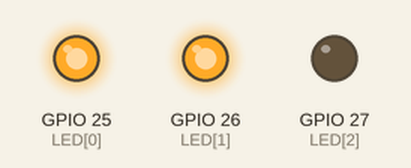
This sketch was run on a simulated ESP32. On the bench: output pins drawn as LEDs (lit = HIGH).

Above: at 0.3 s.
At 1.35 s:
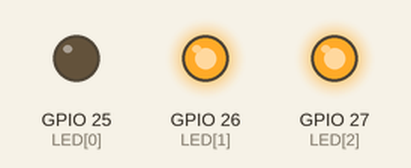
At 1.6 s:
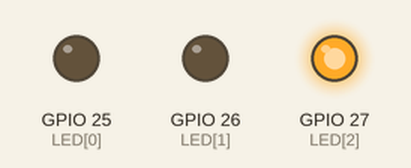
At 2.65 s:
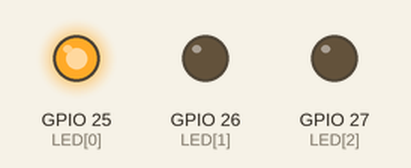
At 3.5 s:
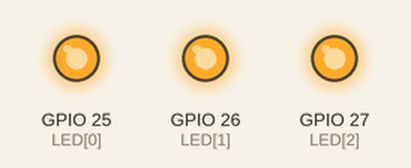
At 4.8 s:
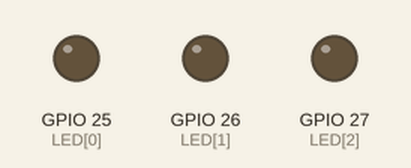
Timing chart, 0 to 6.0 s (numbered marks = the images above):
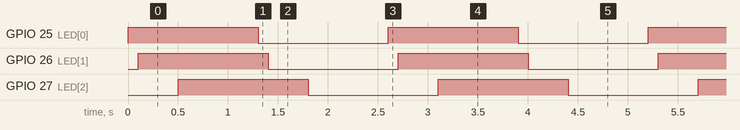

The sketch:

test_LEDs.ino
```cpp
int LED[3]={25,26,27};
int td[3]={100, 400, 800};
void setup() {
 for (int i=0;i<3;i++) pinMode(LED[i],1);

}

void loop() {
  for (int i=0;i<3;i++) {
    digitalWrite(LED[i],!digitalRead(LED[i]));
    delay(td[i]);
  }

}
```

Measured:
- by itself, GPIO 25 (LED[0]), GPIO 26 (LED[1]), GPIO 27 (LED[2]): alternates HIGH for 1.3 s and LOW for 1.3 s
- by itself, everything shown: repeats every 2.6 s, in 6 steps
